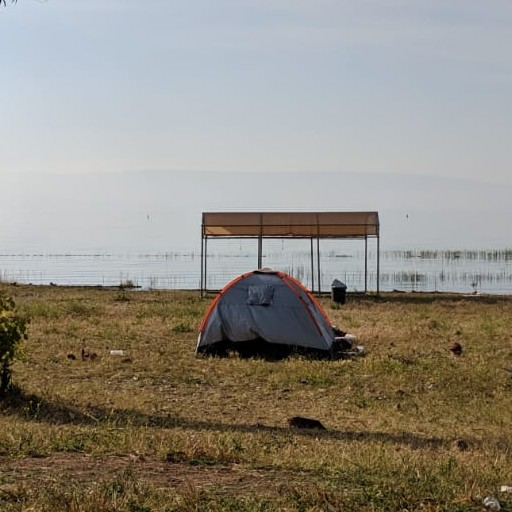
#> input picture 2.jpeg, 512 x 512 px
$ python pics_tests.py
#> lines starting #> are read from the running program, lines starting #| are printed output that depends on the picture
import numpy as np
from PIL import Image


def rgb2gray(name):

#> called with name = '2.jpeg'
    image = Image.open(name)
#> image is the input picture: PIL image 512x512 RGB; mean R, G, B 144.8, 139.4, 128.8
    rgb = np.array(list(image.getdata())).reshape(512,512,3)
    print(rgb.shape)
#| (512, 512, 3)
    r = rgb[:,:,0]
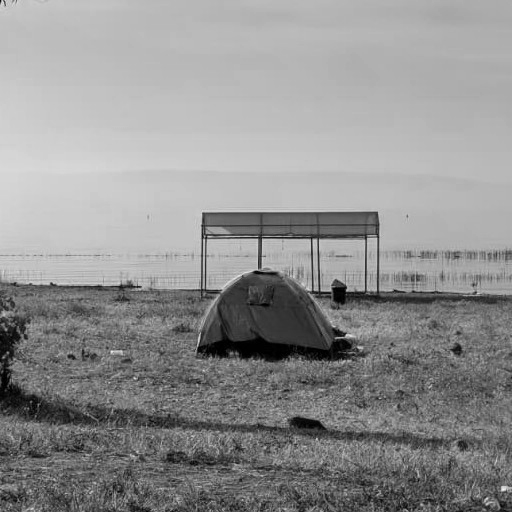
#> r: shape (512, 512) int64; min 0, max 244, mean 144.8
    g =rgb[:,:,1]
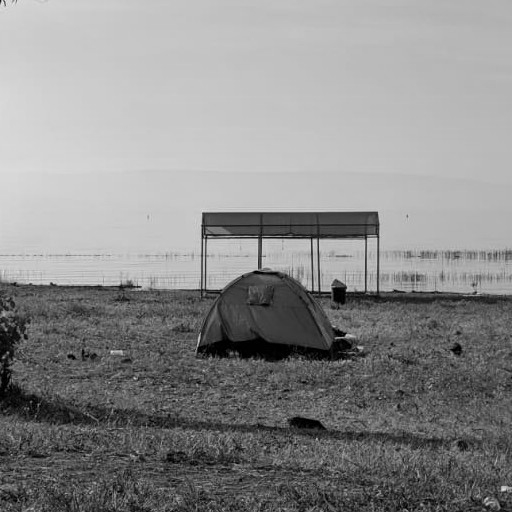
#> g: shape (512, 512) int64; min 0, max 234, mean 139.4
    b=rgb[:,:,2]
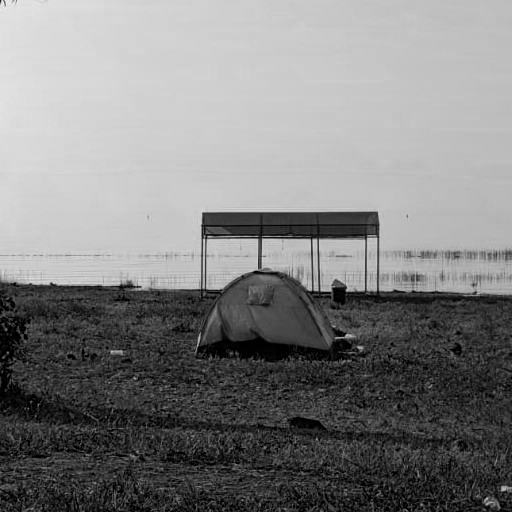
#> b: shape (512, 512) int64; min 0, max 247, mean 128.8
    gray = 0.2989 * r + 0.5870 * g + 0.1140 * b

    return gray


img = rgb2gray('2.jpeg')
print(np.array(img).shape)
#| (512, 512)
img=np.array(img).astype(np.uint8)
img=Image.fromarray(img)
img.show()
img.save('kineret.jpg')
